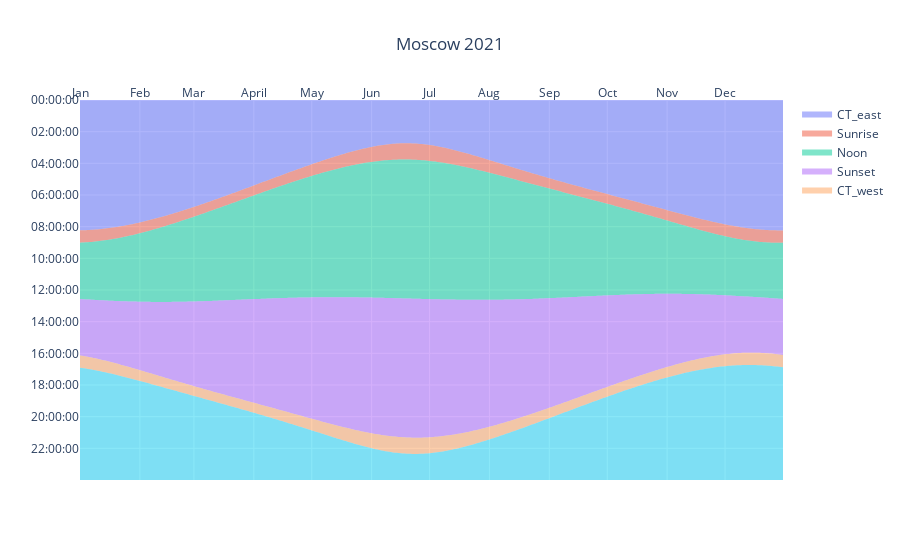

Notebook source saved alongside this figure:
### Code cell
x = dfn.index
y_m = [1440]*len(x)
y_c = ['23:59:59']*len(x)

fig = go.Figure()
for column in dfn.columns[2:7]:
    fig.add_trace(go.Scatter(name=column, x=x, y=dfn[column], customdata=df_time[column],
               hovertemplate='%{customdata}', fill='tonexty', mode='none'))
fig.add_trace(go.Scatter(name='Midnight', x=x, y=y_m, hoverinfo='skip',
                         showlegend=False, fill='tonexty', mode='none'))

fig.update_layout(hovermode='x',
                  title = {'text': 'Moscow 2021', 'x': .5},
                  legend_traceorder='normal',
#                   yaxis_range=[1440, 0],
                 )
fig.update_xaxes(tickvals=['2021-01-01', '2021-02-01','2021-03-01', '2021-04-01', '2021-05-01', '2021-06-01',
                           '2021-07-01', '2021-08-01', '2021-09-01', '2021-10-01','2021-11-01', '2021-12-01'],
                 ticktext=['Jan', 'Feb', 'Mar', 'April', 'May', 'Jun', 'Jul', 'Aug', 'Sep', 'Oct', 'Nov', 'Dec'],
                 side='top',
                )
fig.update_yaxes(range=[1440, 0],
                 tickvals=np.arange(0, 1440, 120),
                 ticktext=pd.date_range('00:00','23:59', freq='120min').time)
fig.show()

### Figure 1 — Plotly figure (JSON) as saved in the notebook; plotly's stock layout.template omitted (floating-point values rounded to 4 significant figures; data arrays with more than 128 entries replaced by an {"elided": "..."} marker saying what was removed)
{"data": [{"customdata": {"elided": "365 str values"}, "fill": "tonexty", "hovertemplate": "%{customdata}", "mode": "none", "name": "CT_east", "type": "scatter", "x": {"elided": "365 str values"}, "y": {"elided": "365 float values"}}, {"customdata": {"elided": "365 str values"}, "fill": "tonexty", "hovertemplate": "%{customdata}", "mode": "none", "name": "Sunrise", "type": "scatter", "x": {"elided": "365 str values"}, "y": {"elided": "365 float values"}}, {"customdata": {"elided": "365 str values"}, "fill": "tonexty", "hovertemplate": "%{customdata}", "mode": "none", "name": "Noon", "type": "scatter", "x": {"elided": "365 str values"}, "y": {"elided": "365 float values"}}, {"customdata": {"elided": "365 str values"}, "fill": "tonexty", "hovertemplate": "%{customdata}", "mode": "none", "name": "Sunset", "type": "scatter", "x": {"elided": "365 str values"}, "y": {"elided": "365 float values"}}, {"customdata": {"elided": "365 str values"}, "fill": "tonexty", "hovertemplate": "%{customdata}", "mode": "none", "name": "CT_west", "type": "scatter", "x": {"elided": "365 str values"}, "y": {"elided": "365 float values"}}, {"fill": "tonexty", "hoverinfo": "skip", "mode": "none", "name": "Midnight", "showlegend": false, "type": "scatter", "x": {"elided": "365 str values"}, "y": {"elided": "365 int values"}}], "layout": {"hovermode": "x", "legend": {"traceorder": "normal"}, "title": {"text": "Moscow 2021", "x": 0.5}, "xaxis": {"side": "top", "ticktext": ["Jan", "Feb", "Mar", "April", "May", "Jun", "Jul", "Aug", "Sep", "Oct", "Nov", "Dec"], "tickvals": ["2021-01-01", "2021-02-01", "2021-03-01", "2021-04-01", "2021-05-01", "2021-06-01", "2021-07-01", "2021-08-01", "2021-09-01", "2021-10-01", "2021-11-01", "2021-12-01"]}, "yaxis": {"range": [1440, 0], "ticktext": ["00:00:00", "02:00:00", "04:00:00", "06:00:00", "08:00:00", "10:00:00", "12:00:00", "14:00:00", "16:00:00", "18:00:00", "20:00:00", "22:00:00"], "tickvals": [0, 120, 240, 360, 480, 600, 720, 840, 960, 1080, 1200, 1320]}}}
